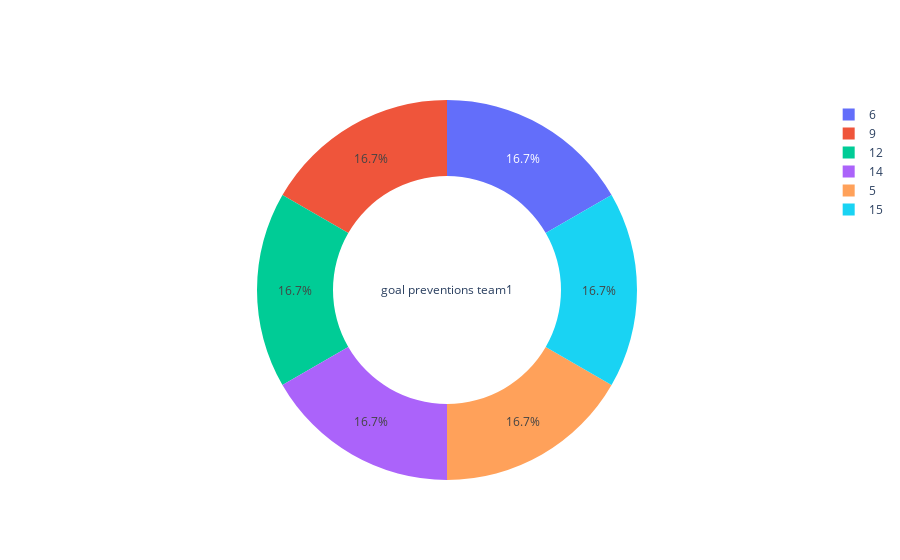

Notebook code for this chart:
### Code cell
go.Figure(data=[go.Pie(labels=GroupA['goal preventions team1'].value_counts(normalize=True).index,
                       values=GroupA['goal preventions team1'].value_counts(normalize=True).values, hole=.6,
                       title = 'goal preventions team1')])

### Figure 1 — Plotly figure (JSON) as saved in the notebook; plotly's stock layout.template omitted (floating-point values rounded to 4 significant figures)
{"data": [{"hole": 0.6, "labels": [6, 9, 12, 14, 5, 15], "title": {"text": "goal preventions team1"}, "type": "pie", "values": [0.1667, 0.1667, 0.1667, 0.1667, 0.1667, 0.1667]}], "layout": {}}
